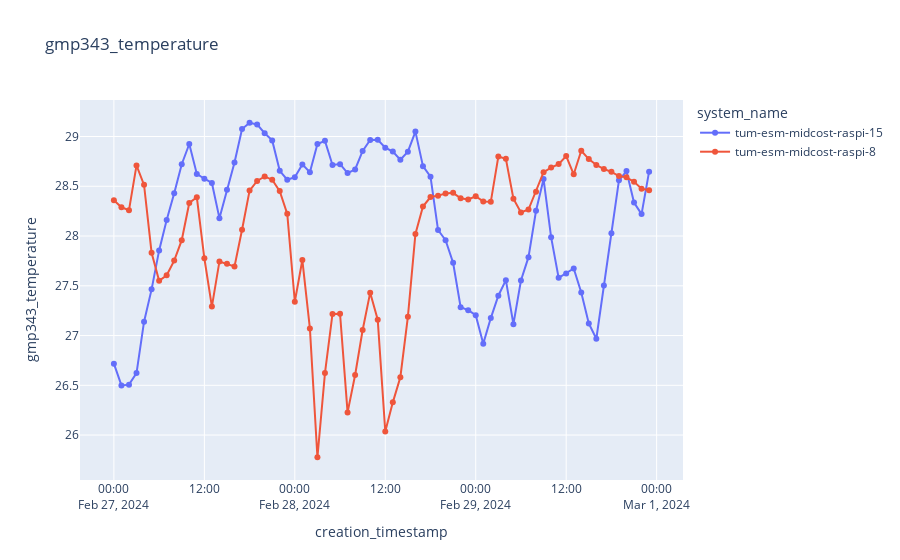

Notebook code cell kept with this figure:
### Code cell
plot_sensor_measurement(df,sensor_id,col_name="gmp343_temperature",filter=filter)
